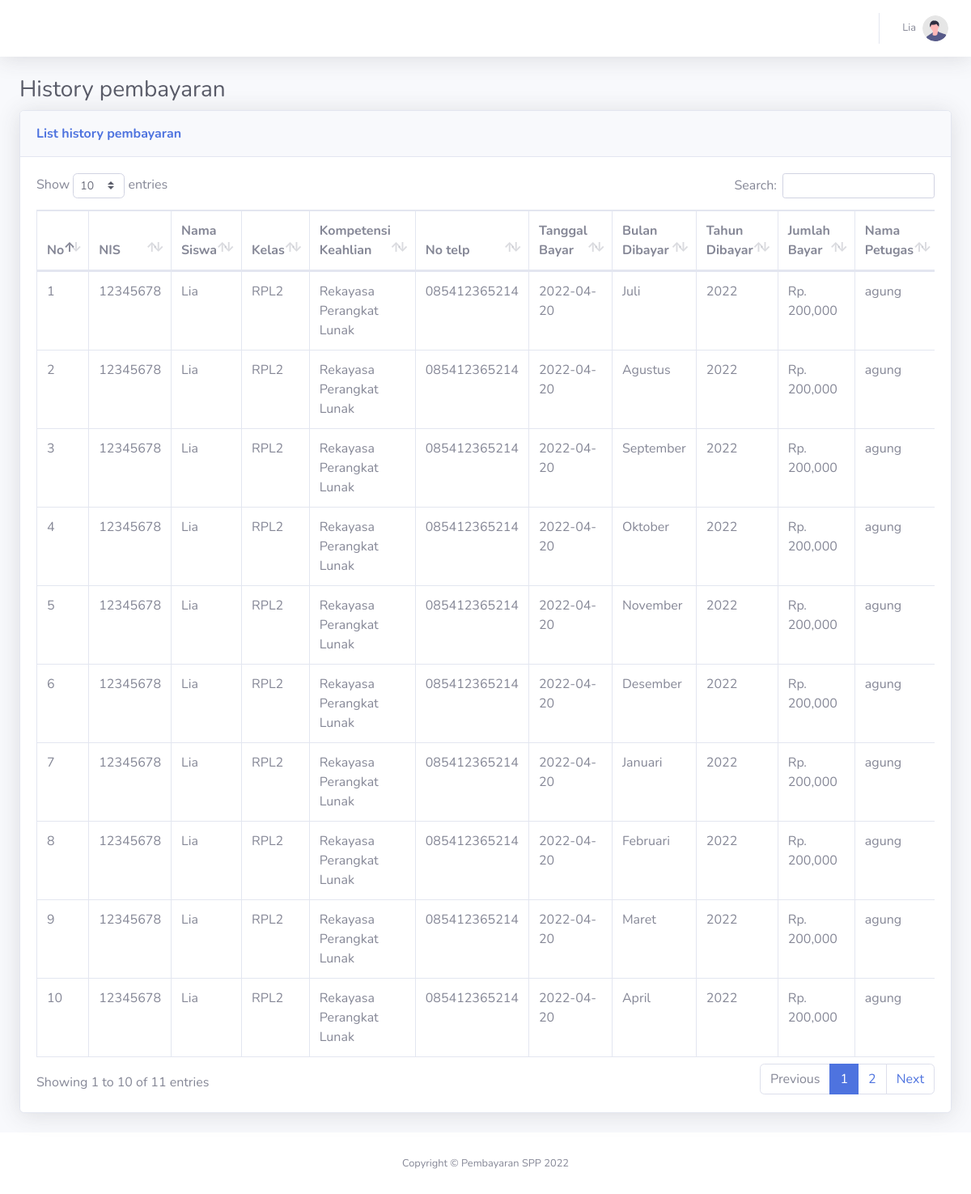
/includes/siswa (signed in), run on the app's committed database.
### tables this page shows
CREATE TABLE `pembayaran` (
  `id_pembayaran` int(11) NOT NULL,
  `id_petugas` int(11) NOT NULL,
  `nisn` varchar(10) NOT NULL,
  `tgl_bayar` date NOT NULL,
  `bulan_dibayar` varchar(9) NOT NULL,
  `tahun_dibayar` varchar(4) NOT NULL,
  `id_spp` int(11) NOT NULL,
  `jumlah_bayar` int(11) NOT NULL
);

CREATE TABLE `siswa` (
  `nisn` varchar(10) NOT NULL,
  `nis` varchar(8) NOT NULL,
  `nama` varchar(35) NOT NULL,
  `id_kelas` int(11) NOT NULL,
  `alamat` text NOT NULL,
  `no_telp` varchar(13) NOT NULL,
  `id_spp` int(11) NOT NULL
);

CREATE TABLE `kelas` (
  `id_kelas` int(11) NOT NULL,
  `nama_kelas` varchar(10) NOT NULL,
  `kompetensi_keahlian` varchar(50) NOT NULL
);

CREATE TABLE `petugas` (
  `id_petugas` int(11) NOT NULL,
  `username` varchar(25) NOT NULL,
  `password` varchar(32) NOT NULL,
  `nama_petugas` varchar(35) NOT NULL,
  `level` enum('admin','petugas') NOT NULL
);

### config/koneksi.php (called while the page is built, shortened)
<?php
class DB {
    var $host = "localhost";
    var $user = "root";
    var $pass = "";
    var $dbs = "db_spp1";
    public function connect()
    {
        $conn = new mysqli($this->host, $this->user, $this->pass, $this->dbs) or die(mysqli_connect_error());
        return $conn;
    }
    public function query($query)
    {
        $conn = $this->connect();
        $queryRun = mysqli_query($conn, $query) or die(mysqli_errno($conn));
        return $queryRun;
    }
    public function fetchAll($query)
    {
        $queryRun = $this->query($query);
        $data = $queryRun->fetch_all(MYSQLI_ASSOC);
        return $data;
    }
}
?>

### includes/siswa/index.php (the view, shortened to what this page needs)
<?php
include "../../config/koneksi.php";
$db = new DB;
$db->is_login();
?>
<!DOCTYPE html>
<html lang="en">
<head>
    <link href="../../vendor/fontawesome-free/css/all.min.css" rel="stylesheet" type="text/css">
    <link href="../../css/sb-admin-2.min.css" rel="stylesheet">
    <link href="../../vendor/datatables/dataTables.bootstrap4.min.css" rel="stylesheet">
</head>
<body id="page-top">
    <div id="wrapper">
        <div id="content-wrapper" class="d-flex flex-column">
            <div id="content">
                <nav class="navbar navbar-expand navbar-light bg-white topbar mb-4 static-top shadow">
                    <ul class="navbar-nav ml-auto">
                    <li class="nav-item dropdown no-arrow">
                        <a class="nav-link dropdown-toggle" href="#" id="userDropdown" role="button"
                            data-toggle="dropdown" aria-haspopup="true" aria-expanded="false">
                            <span class="mr-2 d-none d-lg-inline text-gray-600 small"><?=$_SESSION["nama"]?></span>
                            <img class="img-profile rounded-circle"
                                src="../../img/undraw_profile.svg">
                        </a>
                    </li>
                    </ul>
                    </nav>
                <div class="container-fluid">
                <h1 class="h3 mb-2 text-gray-800">History pembayaran</h1>
                <div class="card shadow mb-4">
                    <div class="card-header py-3">
                        <h6 class="m-0 font-weight-bold text-primary d-inline">List history pembayaran</h6>
                    </div>
                    <div class="card-body">
                        <div class="table-responsive">
                            <table class="table table-bordered" id="dataTable" width="100%" cellspacing="0">
                                <thead>
                                    <tr>
                                        <th>No</th>
                                        <th>NIS</th>
                                        <th>Nama Siswa</th>
                                        <th>Kelas</th>
                                        <th>Kompetensi Keahlian</th>
                                        <th>No telp</th>
                                        <th>Tanggal Bayar</th>
                                        <th>Bulan Dibayar</th>
                                        <th>Tahun Dibayar</th>
                                        <th>Jumlah Bayar</th>
                                        <th>Nama Petugas</th>
                                    </tr>
                                </thead>
                                <tbody>
                                    <?php
                                        $no = 1;
                                        $nisn= $_SESSION["nisn"];
                                        $data_siswa = $db->fetchAll("SELECT * FROM pembayaran LEFT JOIN siswa on pembayaran.nisn = siswa.nisn LEFT JOIN kelas on siswa.id_kelas = kelas.id_kelas LEFT JOIN petugas on pembayaran.id_petugas = petugas.id_petugas WHERE pembayaran.nisn='$nisn'");
                                        foreach ($data_siswa as $key => $row) :
                                    ?>
                                    <tr>
                                        <td><?=$no++?></td>
                                        <td><?=$row["nis"]?></td>
                                        <td><?=$row["nama"]?></td>
                                        <td><?=$row["nama_kelas"]?></td>
                                        <td><?=$row["kompetensi_keahlian"]?></td>
                                        <td><?=$row["no_telp"]?></td>
                                        <td><?=$row["tgl_bayar"]?></td>
                                        <td><?=$row["bulan_dibayar"]?></td>
                                        <td><?=$row["tahun_dibayar"]?></td>
                                        <td>Rp. <?=number_format($row["jumlah_bayar"])?></td>
                                        <td><?=$row["nama_petugas"]?></td>
                                    </tr>
                                        <?php endforeach ?>
                                </tbody>
                            </table>
                        </div>
                    </div>
                </div>
                </div>
            </div>
            <footer class="sticky-footer bg-white">
                <div class="container my-auto">
                    <div class="copyright text-center my-auto">
                        <span>Copyright &copy; Pembayaran SPP <?=date('Y')?></span>
                    </div>
                </div>
            </footer>
        </div>
    </div>
</body>
</html>

### data on the page
pembayaran: nisn.nis "12345678", nisn.nama "Lia", kelas.nama_kelas "RPL2", kelas.kompetensi_keahlian "Rekayasa Perangkat Lunak", nisn.no_telp "085412365214", tgl_bayar "2022-04-20", bulan_dibayar "Juli", tahun_dibayar "2022", jumlah_bayar "200,000", id_petugas.nama_petugas "agung"
pembayaran: nisn.nis "12345678", nisn.nama "Lia", kelas.nama_kelas "RPL2", kelas.kompetensi_keahlian "Rekayasa Perangkat Lunak", nisn.no_telp "085412365214", tgl_bayar "2022-04-20", bulan_dibayar "Agustus", tahun_dibayar "2022", jumlah_bayar "200,000", id_petugas.nama_petugas "agung"
pembayaran: nisn.nis "12345678", nisn.nama "Lia", kelas.nama_kelas "RPL2", kelas.kompetensi_keahlian "Rekayasa Perangkat Lunak", nisn.no_telp "085412365214", tgl_bayar "2022-04-20", bulan_dibayar "September", tahun_dibayar "2022", jumlah_bayar "200,000", id_petugas.nama_petugas "agung"
pembayaran: nisn.nis "12345678", nisn.nama "Lia", kelas.nama_kelas "RPL2", kelas.kompetensi_keahlian "Rekayasa Perangkat Lunak", nisn.no_telp "085412365214", tgl_bayar "2022-04-20", bulan_dibayar "Oktober", tahun_dibayar "2022", jumlah_bayar "200,000", id_petugas.nama_petugas "agung"
pembayaran: nisn.nis "12345678", nisn.nama "Lia", kelas.nama_kelas "RPL2", kelas.kompetensi_keahlian "Rekayasa Perangkat Lunak", nisn.no_telp "085412365214", tgl_bayar "2022-04-20", bulan_dibayar "November", tahun_dibayar "2022", jumlah_bayar "200,000", id_petugas.nama_petugas "agung"
pembayaran: nisn.nis "12345678", nisn.nama "Lia", kelas.nama_kelas "RPL2", kelas.kompetensi_keahlian "Rekayasa Perangkat Lunak", nisn.no_telp "085412365214", tgl_bayar "2022-04-20", bulan_dibayar "Desember", tahun_dibayar "2022", jumlah_bayar "200,000", id_petugas.nama_petugas "agung"
pembayaran: nisn.nis "12345678", nisn.nama "Lia", kelas.nama_kelas "RPL2", kelas.kompetensi_keahlian "Rekayasa Perangkat Lunak", nisn.no_telp "085412365214", tgl_bayar "2022-04-20", bulan_dibayar "Januari", tahun_dibayar "2022", jumlah_bayar "200,000", id_petugas.nama_petugas "agung"
pembayaran: nisn.nis "12345678", nisn.nama "Lia", kelas.nama_kelas "RPL2", kelas.kompetensi_keahlian "Rekayasa Perangkat Lunak", nisn.no_telp "085412365214", tgl_bayar "2022-04-20", bulan_dibayar "Februari", tahun_dibayar "2022", jumlah_bayar "200,000", id_petugas.nama_petugas "agung"
pembayaran: nisn.nis "12345678", nisn.nama "Lia", kelas.nama_kelas "RPL2", kelas.kompetensi_keahlian "Rekayasa Perangkat Lunak", nisn.no_telp "085412365214", tgl_bayar "2022-04-20", bulan_dibayar "Maret", tahun_dibayar "2022", jumlah_bayar "200,000", id_petugas.nama_petugas "agung"
pembayaran: nisn.nis "12345678", nisn.nama "Lia", kelas.nama_kelas "RPL2", kelas.kompetensi_keahlian "Rekayasa Perangkat Lunak", nisn.no_telp "085412365214", tgl_bayar "2022-04-20", bulan_dibayar "April", tahun_dibayar "2022", jumlah_bayar "200,000", id_petugas.nama_petugas "agung"

### other printed values
$_SESSION["nama"] "Lia"
